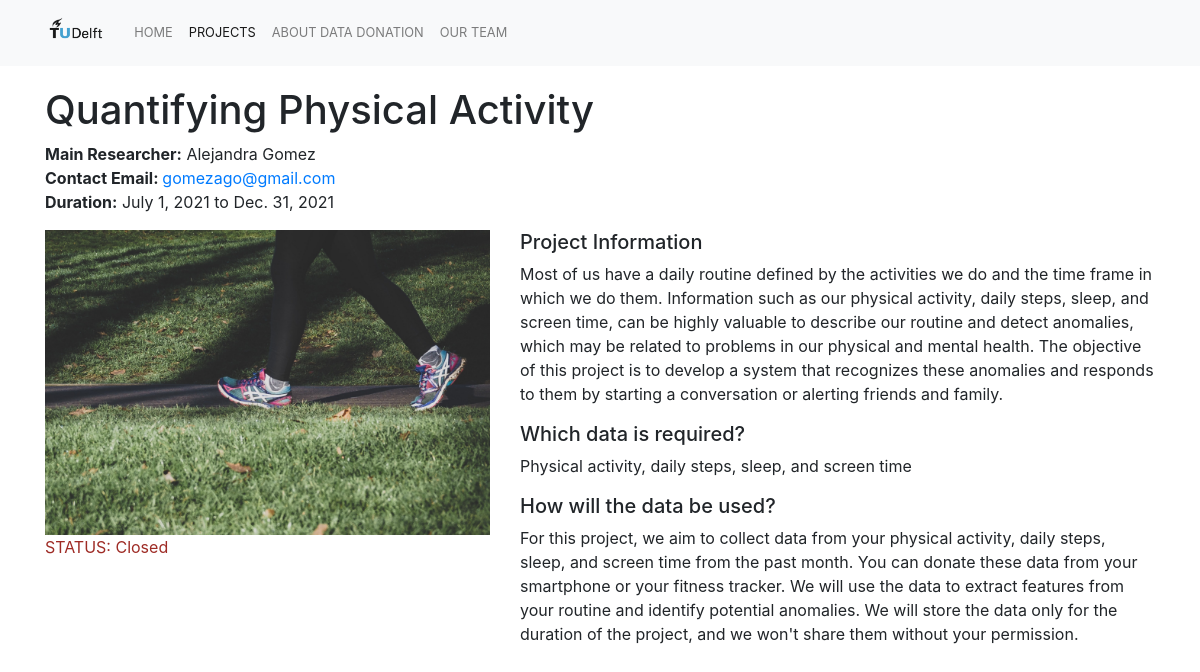
Page /causes/2/ on the earlier database version.
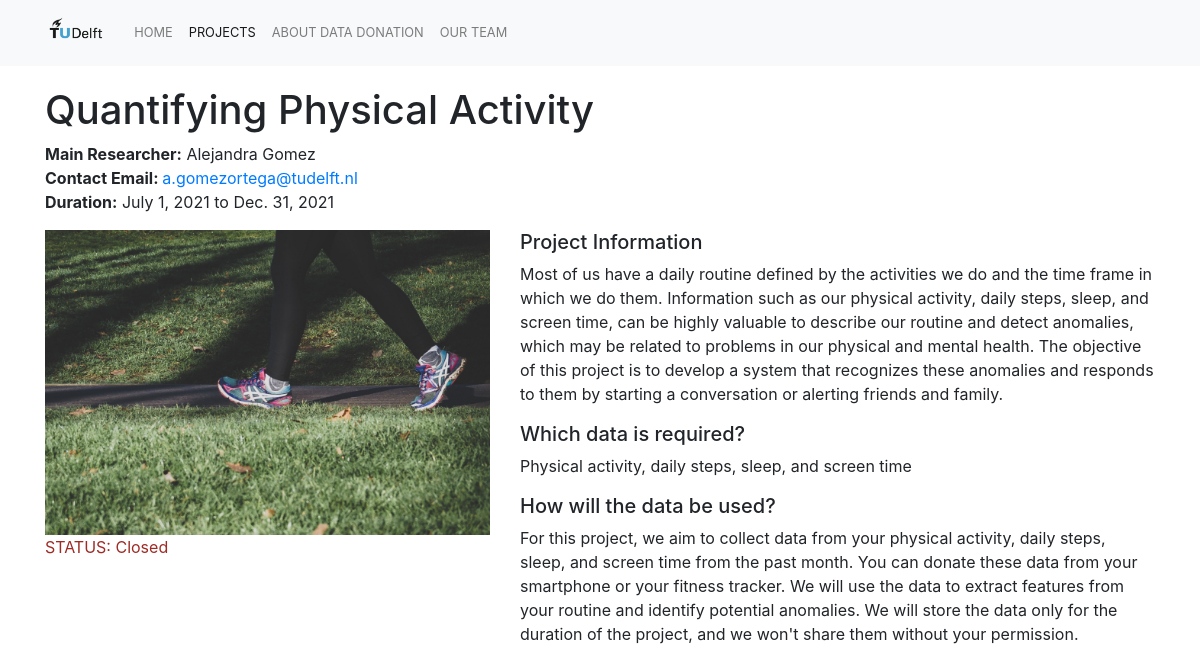
Same page on the later database version.
### causes/models.py (models this page shows, shortened)
class Cause(models.Model):
    title = models.CharField(max_length=100, blank=False, null=True) # Short string frield to hold the name of the cause
    description_tweet = models.CharField(max_length=280, blank=False, null=True) #Tweet-Like description of project
    description = models.TextField(blank=False, null=True) # Large string frield to hold a piece of text
    data = models.CharField(max_length=100, blank=False, null=True) # Short string
    image = models.ImageField(upload_to="images", blank=True, null=True)
    active = models.BooleanField(default=False, null=True) # Status: Accepting data or not
    start = models.DateField(blank=False, null=True) # Start of project
    end = models.DateField(blank=False, null=True) # End of project
    contact_name = models.CharField(max_length=100, blank=False, null=True) #Name of Researcher
    contact_email = models.EmailField(blank=False, null=True) # Email of person in charge.
    data_info = models.TextField(blank=False, null=True)

### causes/views.py (the view)
# urls.py: path("<int:pk>/", views.cause_detail, name="cause_detail"), # Dynamically generate URLs
def cause_detail(request, pk):
    cause = Cause.objects.get(pk=pk) # Query: Retrieves the project with primary key pk
    if request.method == 'POST':
        form = DonationForm(request.POST, request.FILES)
        if form.is_valid():
            donation = Donation(
                name=form.cleaned_data["name"],
                data=form.cleaned_data["data"],
                email=form.cleaned_data["email"],
                available=form.cleaned_data["available"],
                updates=form.cleaned_data["updates"],
                authorize=form.cleaned_data["permission"],
                cause= cause
            )
            donation.save()
            messages.success(request, "Thank You! Your Donation was Received")
            context = {'cause' : cause, 'form': form}
            return render(request, "cause_thanks.html", context)
        else:
            context = {'cause': cause, 'form': form}
            return render(request, "cause_detail.html", context)
    else:
        form = DonationForm() # Empty form
        context = {'cause': cause, 'form': form}
        return render(request, "cause_detail.html", context)

### causes/templates/cause_detail.html (shortened to what this page needs)
{% extends "base.html" %}
{% load static %}
{% block page_content %}
<div style="padding-top: 20px">
<h1>{{ cause.title }}</h1>
    <p><b>Main Researcher:</b> {{ cause.contact_name }}<br>
        <b>Contact Email: </b><a href="mailto:{{ cause.contact_email }}">{{ cause.contact_email }}</a><br>
        <b>Duration:</b> {{ cause.start}} to {{ cause.end }}</p>
</div>
<div class="row">
    <div class="col-md-5">
        <img src="{{ cause.image.url }}" alt="" width="100%">
            {% if cause.active %}
            <p style="color:#254441">STATUS: Open</p>
            {% else %}
            <p style="color:#9E2B25">STATUS: Closed</p>
        {% endif %}
    </div>
    <div class="col-md-7">
        <h5>Project Information</h5>
        <p>{{ cause.description }}</p>
        <h5>Which data is required?</h5>
        <p>{{ cause.data }}</p>
        <h5>How will the data be used?</h5>
        <p>{{ cause.data_info }}</p>
    </div>
</div>
<div class="row", style="padding-top: 5px;">
<div class="col" style="padding-bottom: 40px">
</div>
</div>
{% endblock %}

Differences in the rows shown:
changed Cause "Quantifying Physical Activity": contact_email "gomezago@gmail.com" → "a.gomezortega@tudelft.nl"
